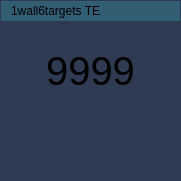
                    <widget class="QFrame" name="bench_frame_9">
                     <property name="geometry">
                      <rect>
                       <x>630</x>
                       <y>240</y>
                       <width>181</width>
                       <height>181</height>
                      </rect>
                     </property>
                     <property name="styleSheet">
                      <string notr="true">background-color:#2f3b52</string>
                     </property>
                     <property name="frameShape">
                      <enum>QFrame::HLine</enum>
                     </property>
                     <property name="frameShadow">
                      <enum>QFrame::Raised</enum>
                     </property>
                     <widget class="QLabel" name="lblBench_9">
                      <property name="geometry">
                       <rect>
                        <x>0</x>
                        <y>40</y>
                        <width>181</width>
                        <height>61</height>
                       </rect>
                      </property>
                      <property name="font">
                       <font>
                        <pointsize>30</pointsize>
                        <italic>false</italic>
                        <bold>false</bold>
                       </font>
                      </property>
                      <property name="styleSheet">
                       <string notr="true">background-color: #2f3b52; font: 63 30pt 'Segoe UI Semibold'</string>
                      </property>
                      <property name="text">
                       <string>9999</string>
                      </property>
                      <property name="alignment">
                       <set>Qt::AlignCenter</set>
                      </property>
                     </widget>
                     <widget class="QLabel" name="indexLbl_9">
                      <property name="geometry">
                       <rect>
                        <x>1</x>
                        <y>1</y>
                        <width>179</width>
                        <height>20</height>
                       </rect>
                      </property>
                      <property name="styleSheet">
                       <string notr="true">background-color:#315e73</string>
                      </property>
                      <property name="text">
                       <string>1wall6targets TE</string>
                      </property>
                      <property name="indent">
                       <number>10</number>
                      </property>
                     </widget>
                     <widget class="QWidget" name="graphWidget_9" native="true">
                      <property name="geometry">
                       <rect>
                        <x>0</x>
                        <y>90</y>
                        <width>181</width>
                        <height>91</height>
                       </rect>
                      </property>
                     </widget>
                    </widget>
